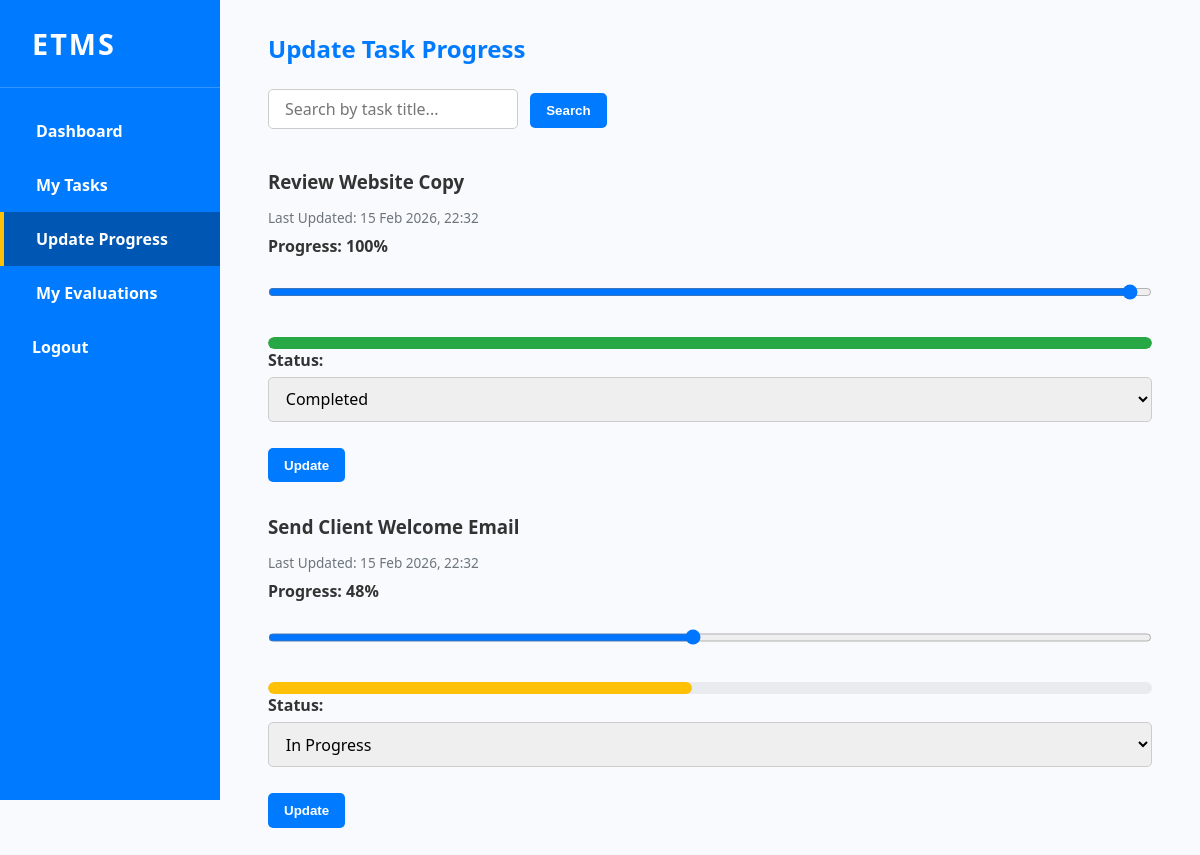
Page /update-progress.php (signed in) on the committed database.
### tables this page shows
CREATE TABLE `tasks` (
  `id` int(11) NOT NULL,
  `title` varchar(255) NOT NULL,
  `description` text DEFAULT NULL,
  `deadline` date DEFAULT NULL,
  `priority` varchar(50) DEFAULT NULL,
  `status` varchar(50) NOT NULL DEFAULT 'Not Started',
  `progress` int(11) DEFAULT NULL,
  `created_at` datetime NOT NULL DEFAULT current_timestamp(),
  `assigned_to` int(11) DEFAULT NULL,
  `updated_at` datetime DEFAULT current_timestamp() ON UPDATE current_timestamp()
);

### update-progress.php (the view, shortened to what this page needs)
<?php
include 'db.php';
$employee_id = $_SESSION['user_id'];
$search = trim($_GET['search'] ?? '');
$page = max(1, intval($_GET['page'] ?? 1));
$tasksPerPage = 5;
$offset = ($page - 1) * $tasksPerPage;
if ($search !== '') {
    $query = "SELECT id, title, progress, status, updated_at FROM tasks WHERE assigned_to = ? AND title LIKE ? ORDER BY updated_at DESC LIMIT ? OFFSET ?";
    $stmt = $conn->prepare($query);
    $like = "%$search%";
    $stmt->bind_param("isii", $employee_id, $like, $tasksPerPage, $offset);
} else {
    $query = "SELECT id, title, progress, status, updated_at FROM tasks WHERE assigned_to = ? ORDER BY updated_at DESC LIMIT ? OFFSET ?";
    $stmt = $conn->prepare($query);
    $stmt->bind_param("iii", $employee_id, $tasksPerPage, $offset);
}
$stmt->execute();
$result = $stmt->get_result();
?>
<!DOCTYPE html>
<html lang="en">
<head>
    <link rel="stylesheet" href="dashboard.css" />
</head>
<body>
<div class="sidebar">
    <div class="sidebar-logo">ETMS</div>
    <ul class="sidebar-menu">
        <li><a href="employee-dashboard.php">Dashboard</a></li>
        <li><a href="my-tasks.php">My Tasks</a></li>
        <li><a href="update-progress.php" class="active">Update Progress</a></li>
        <li><a href="employee-evaluations.php">My Evaluations</a></li>
        <li><a href="logout.php" class="logout">Logout</a></li>
    </ul>
</div>
<div class="main-content">
    <header>
        <h2>Update Task Progress</h2>
    </header>
    <form method="GET" style="margin-bottom: 1.5rem;">
        <input type="text" name="search" value="<?= htmlspecialchars($search); ?>" placeholder="Search by task title..." style="padding: 0.5rem 1rem; border-radius: 5px; border: 1px solid #ccc; width: 250px;" />
        <button type="submit" class="btn" style="margin-left: 8px;">Search</button>
    </form>
    <?php if ($result->num_rows > 0): ?>
        <?php while ($row = $result->fetch_assoc()): ?>
            <div class="progress-container" style="margin-bottom: 2rem;">
                <h3><?= htmlspecialchars($row['title']); ?></h3>
                <p class="last-updated">
                    Last Updated: <?= date('d M Y, H:i', strtotime($row['updated_at'])); ?>
                </p>
                <form action="update-progress-process.php" method="POST">
                    <label for="progress-<?= $row['id']; ?>">
                        Progress: <span id="progress-value-<?= $row['id']; ?>"><?= (int)$row['progress']; ?>%</span>
                    </label>
                    <input type="range" id="progress-<?= $row['id']; ?>" name="progress"
                           min="0" max="100" value="<?= (int)$row['progress']; ?>" class="slider"
                           oninput="updateProgress(this.value, <?= $row['id']; ?>)" />
                    <div class="progress-bar">
                        <div id="progress-fill-<?= $row['id']; ?>" class="progress-fill"
                             style="width: <?= (int)$row['progress']; ?>%; background-color: <?=
                             $row['progress'] < 30 ? '#dc3545' : ($row['progress'] < 70 ? '#ffc107' : '#28a745'); ?>;">
                        </div>
                    </div>
                    <label for="status-<?= $row['id']; ?>">Status:</label>
                    <select name="status" id="status-<?= $row['id']; ?>" onchange="statusManuallyChanged(<?= $row['id']; ?>)">
                        <option value="In Progress" <?= $row['status'] === 'In Progress' ? 'selected' : '' ?>>In Progress</option>
                        <option value="Completed" <?= $row['status'] === 'Completed' ? 'selected' : '' ?>>Completed</option>
                    </select>
                    <button type="submit" class="btn" style="margin-top: 10px;">Update</button>
                </form>
            </div>
        <?php endwhile; ?>
    <?php else: ?>
        <p>No tasks assigned to you.</p>
    <?php endif; ?>
</div>
</body>
</html>

### dashboard.css (style rules this page uses)
body { font-family: 'Segoe UI', Tahoma, Geneva, Verdana, sans-serif; background-color: #f9fafd; color: #333; margin: 0; padding: 0; }
.sidebar { width: 220px; height: 100vh; background-color: #007bff; color: white; position: fixed; top: 0; left: 0; display: flex; flex-direction: column; z-index: 1000; }
.sidebar-logo { font-size: 1.8rem; font-weight: 700; padding: 1.5rem 2rem; letter-spacing: 2px; border-bottom: 1px solid rgba(255, 255, 255, 0.2); white-space: nowrap; }
.sidebar-menu { list-style: none; margin: 0; padding: 1rem 0; flex-grow: 1; }
.sidebar-menu li { margin: 0; }
.sidebar-menu li a { display: block; padding: 1rem 2rem; color: white; text-decoration: none; font-weight: 600; transition: background-color 0.3s ease, border-left-color 0.3s ease; border-left: 4px solid transparent; white-space: nowrap; }
.sidebar-menu li a:hover, .sidebar-menu li a.active { background-color: #0056b3; border-left: 4px solid #ffc107; color: #fff; }
.sidebar-menu li a.logout { margin-top: auto; background-color: #007bff; border-left: none; }
.main-content { margin-left: 220px; padding: 2rem 3rem; background-color: #f9fafd; min-height: 100vh; transition: margin-left 0.3s ease; }
.main-content header h2 { margin: 0 0 1.5rem 0; font-weight: 700; color: #007bff; }
.btn { background-color: #007bff; color: white; padding: 0.6rem 1rem; border: none; border-radius: 5px; font-weight: 600; cursor: pointer; text-align: center; text-decoration: none; transition: background-color 0.3s ease; display: inline-block; }
label { display: block; margin-bottom: 0.4rem; font-weight: 600; color: #333; }
input[type="text"], input[type="date"], select, textarea, input[type="range"] { width: 100%; padding: 0.6rem 0.8rem; margin-bottom: 1rem; border: 1px solid #ccc; border-radius: 5px; font-size: 1rem; transition: border-color 0.3s ease; font-family: inherit; box-sizing: border-box; }
.progress-bar { background: #e9ecef; height: 12px; width: 100%; border-radius: 6px; margin-top: 10px; overflow: hidden; }
.progress-fill { height: 12px; border-radius: 6px; background: #28a745; width: 0%; transition: width 0.3s ease, background-color 0.3s ease; }
.slider { width: 100%; margin: 10px 0; }

### update-progress.php (style rules this page uses)
.last-updated { font-size: 0.85rem; color: #6c757d; margin-top: -0.3rem; margin-bottom: 0.5rem; }

### rows in the picture
tasks: title "Review Website Copy", updated_at "15 Feb 2026, 22:32", progress "100", status "Completed"
tasks: title "Send Client Welcome Email", updated_at "15 Feb 2026, 22:32", progress "48", status "In Progress"
